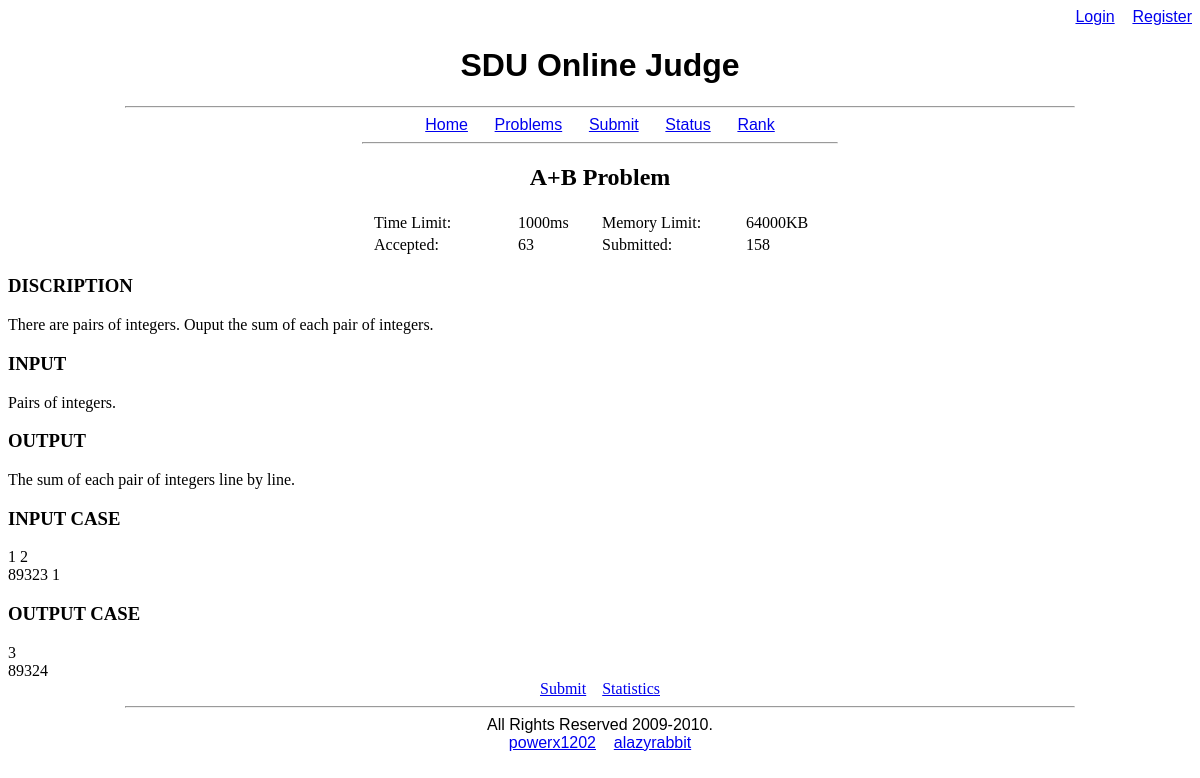
Before: /problem.php?pid=1 with the older database file.
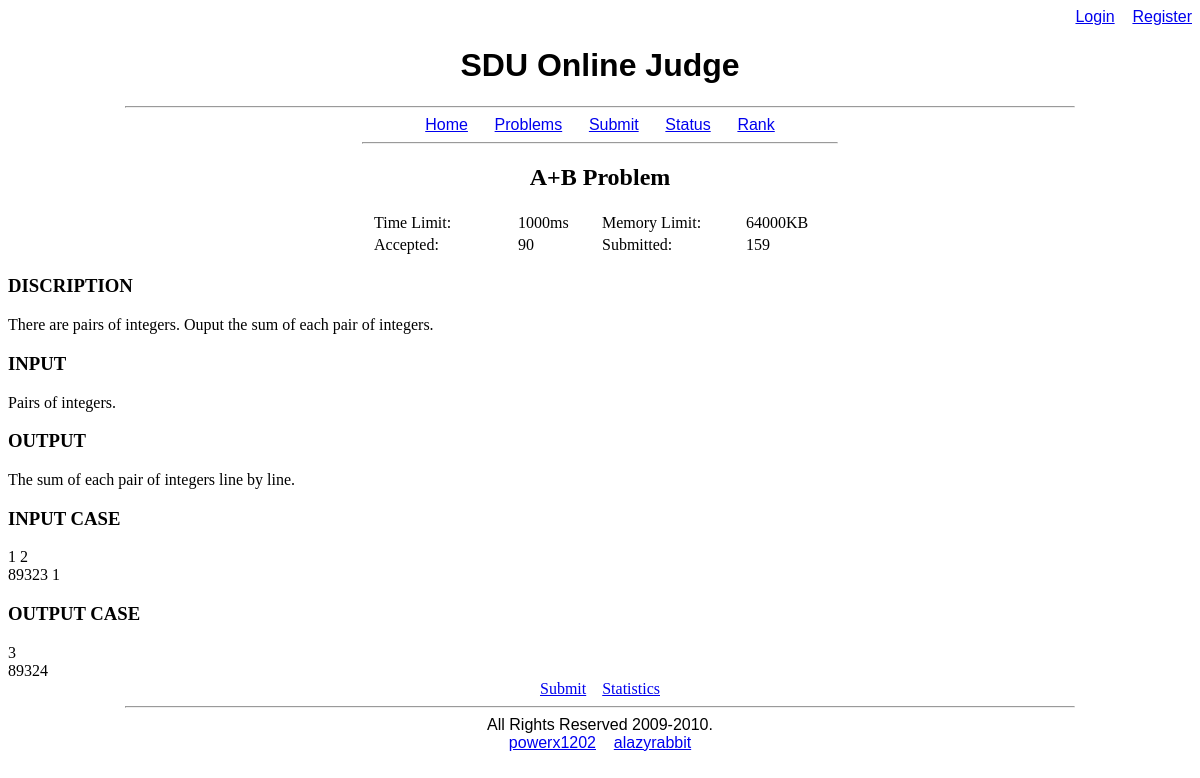
After: the same page with the newer database file.
### tables this page shows
CREATE TABLE `problem` (
  `pid` int(10) unsigned NOT NULL auto_increment,
  `problemName` varchar(50) NOT NULL,
  `accepted` int(10) unsigned default '0',
  `submitted` int(10) unsigned default '0',
  `discription` blob,
  `input` blob,
  `output` blob,
  `inputCase` blob,
  `outputCase` blob,
  `timeLimit` int(10) unsigned NOT NULL default '1000',
  `memoryLimit` int(10) unsigned NOT NULL default '64000',
  PRIMARY KEY  (`pid`)
);

### web/problem.php (the view, shortened to what this page needs)
<?php
if(!isset($MAGICAL))
{
	include("index.php");
}
else
{
include("conn.php");
include("common.php");
function gen_section($title, $content)
{
	echo "<div align = \"left\"><h3>$title</h3></div>\n";
	echo "<div>$content</div>\n";
}
if(isset($_GET['pid']) && is_numeric($_GET['pid']) && $_GET['pid'] > 0)
{
	$pid = (int)$_GET['pid'];
}
else
	alert_and_go_back("Problem not existed!");
?>
<div>
<?php
$sql = "select pid, problemName, accepted, submitted, discription, input, output, inputCase,
	outputCase, timeLimit, memoryLimit from problem where pid = $pid";
if($result = $conn->query($sql))
{
	if(!($problem = $result->fetch_object()))
	{
		alert_and_go_back("No problem returned!");
		die();
	}
}
else
{
	error_log($conn->error." File:".__FILE__."; Line: ".__LINE__."; Sql string: $sql");
	die("Database Error.");
}
echo "<center><h2>$problem->problemName</h2></center>\n";
echo "<div align = \"center\"><table>";
echo "<tr><td width = \"140\">Time Limit:</td><td width = \"80\">{$problem->timeLimit}ms</td>";
echo "<td width = \"140\">Memory Limit:</td><td width = \"80\">{$problem->memoryLimit}KB</td></tr>";
echo "<tr><td width = \"140\">Accepted:</td><td width = \"80\">$problem->accepted</td>";
echo "<td width = \"140\">Submitted:</td><td width = \"80\">$problem->submitted</td></tr>\n";
echo "</table></div>\n";
echo "<div align = \"left\">";
gen_section("DISCRIPTION", my_htmlentities($problem->discription));
echo "</div>";
echo "<div align = \"center\">\n";
echo "<a href=\"submitproblem.php?pid=$pid\">Submit</a>";
echo "<a href=\"statistics?pid=$pid\">Statistics</a>";
echo "</div>\n";
?>
</div>
<?php
}
?>

### web/index.php (shortened to what this page needs)
<?php
$MAGICAL = 'DWP';
?>
<html>
<head>
</head>
<body>
<?php
include("top.php");
include($view);
include("bottom.php");
?>
</body>
</html>

### web/top.php (shortened to what this page needs)
<?php
if(!isset($MAGICAL))
	include("index.php");
else
{
echo "<div align = \"right\">";
if(!isset($_SESSION['uid']))
{
?>
<font face="sans-serif">
	<a href=login.php>Login</a>
	<a href=register.php>Register</a>
</font>
<?php
}
else
{
	$nickname = $_SESSION['nickname'];
	echo "<a href=\"user.php?uid=".$_SESSION['uid']."\">$nickname</a>";
	if(!isset($_POST['submit']))
	echo "&nbsp;&nbsp;";
	echo "<a href=\"logout.php\">Logout</a>";
}
echo "</div>\n";
?>
<h1><center><font face="sans-serif">SDU Online Judge</font></center></h1>
<hr width = "80%">
<div align = "center">
<font face="sans-serif">
	<a href="home.php">Home</a>
	<a href="problemlist.php">Problems</a>
	<a href="submitproblem.php">Submit</a>
	<a href="status.php">Status</a>
	<a href="rank.php">Rank</a>
</font>
</div>
<hr width = "40%">
<?php
}
?>

### web/common.php (shortened to what this page needs)
<?php
if(!isset($MAGICAL))
	include("index.php");
else
{
function my_htmlentities($string)
{
	$table = get_html_translation_table(HTML_SPECIALCHARS);
	$table["\n"] = "<br/>";
	$table["\t"] = "&nbsp;&nbsp;&nbsp;&nbsp;";
	$table[" "] = "&nbsp;";
	return strtr($string, $table);
}
}
?>

### web/bottom.php (shortened to what this page needs)
<?php
if(!isset($MAGICAL))
	include("index.php");
else
{
?>
<div align = "bottom">
<font face="sans-serif">
	<hr width = "80%">
	<center>All Rights Reserved 2009-2010.</center>
	<center>
	<a href=mailto:powerx1202@gmail.com>powerx1202</a>
	<a href=mailto:alazyrabbit@gmail.com>alazyrabbit</a>
</font>
</div>
<?php
}
?>

Changed rows visible on the page:
changed problem "A+B Problem": accepted "63" → "90"; submitted "158" → "159"
